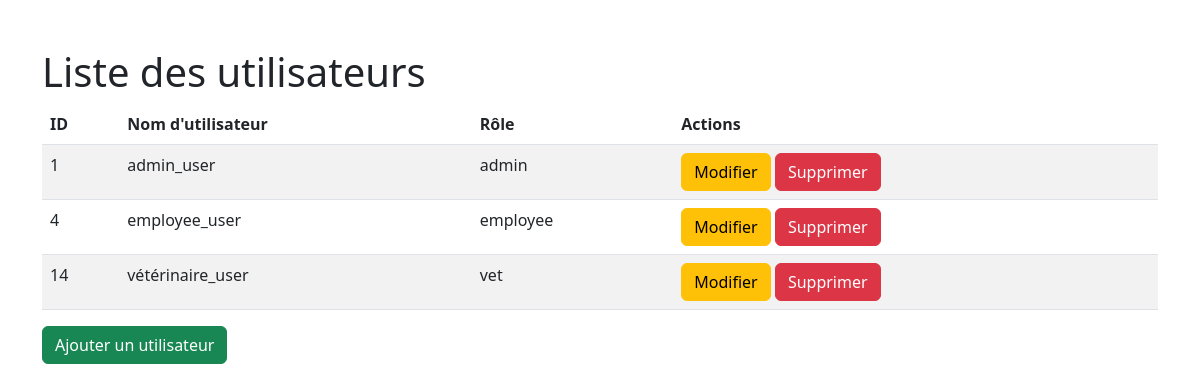
The page /manage_users.php (signed in) on the database its author committed.
### tables this page shows
CREATE TABLE `users` (
  `id` int NOT NULL AUTO_INCREMENT,
  `username` varchar(100) NOT NULL,
  `password` varchar(255) NOT NULL,
  `role` varchar(20) DEFAULT NULL,
  `created_at` timestamp NULL DEFAULT CURRENT_TIMESTAMP,
  PRIMARY KEY (`id`)
);

### manage_users.php (the view, shortened to what this page needs)
<?php
require 'db.php';
$stmt = $pdo->prepare("SELECT * FROM users");
$stmt->execute();
$users = $stmt->fetchAll();
?>
<!DOCTYPE html>
<html lang="fr">
<head>
    <link href="https://cdn.jsdelivr.net/npm/bootstrap@5.3.0/dist/css/bootstrap.min.css" rel="stylesheet">
</head>
<body>
    <div class="container mt-5">
        <h1>Liste des utilisateurs</h1>
        <table class="table table-striped">
            <thead>
                <tr>
                    <th>ID</th>
                    <th>Nom d'utilisateur</th>
                    <th>Rôle</th>
                    <th>Actions</th>
                </tr>
            </thead>
            <tbody>
                <?php foreach ($users as $user): ?>
                    <tr>
                        <td><?php echo $user['id']; ?></td>
                        <td><?php echo $user['username']; ?></td>
                        <td><?php echo htmlspecialchars($user['role']); ?></td>
                        <td>
                            <a href="edit_user.php?id=<?php echo $user['id']; ?>" class="btn btn-warning">Modifier</a>
                            <a href="delete_user.php?id=<?php echo $user['id']; ?>" class="btn btn-danger">Supprimer</a>
                        </td>
                    </tr>
                <?php endforeach; ?>
            </tbody>
        </table>
        <a href="add_user.php" class="btn btn-success">Ajouter un utilisateur</a>
    </div>
</body>
</html>

### rows shown on the page
users: id "1", username "admin_user", role "admin"
users: id "4", username "employee_user", role "employee"
users: id "14", username "vétérinaire_user", role "vet"
